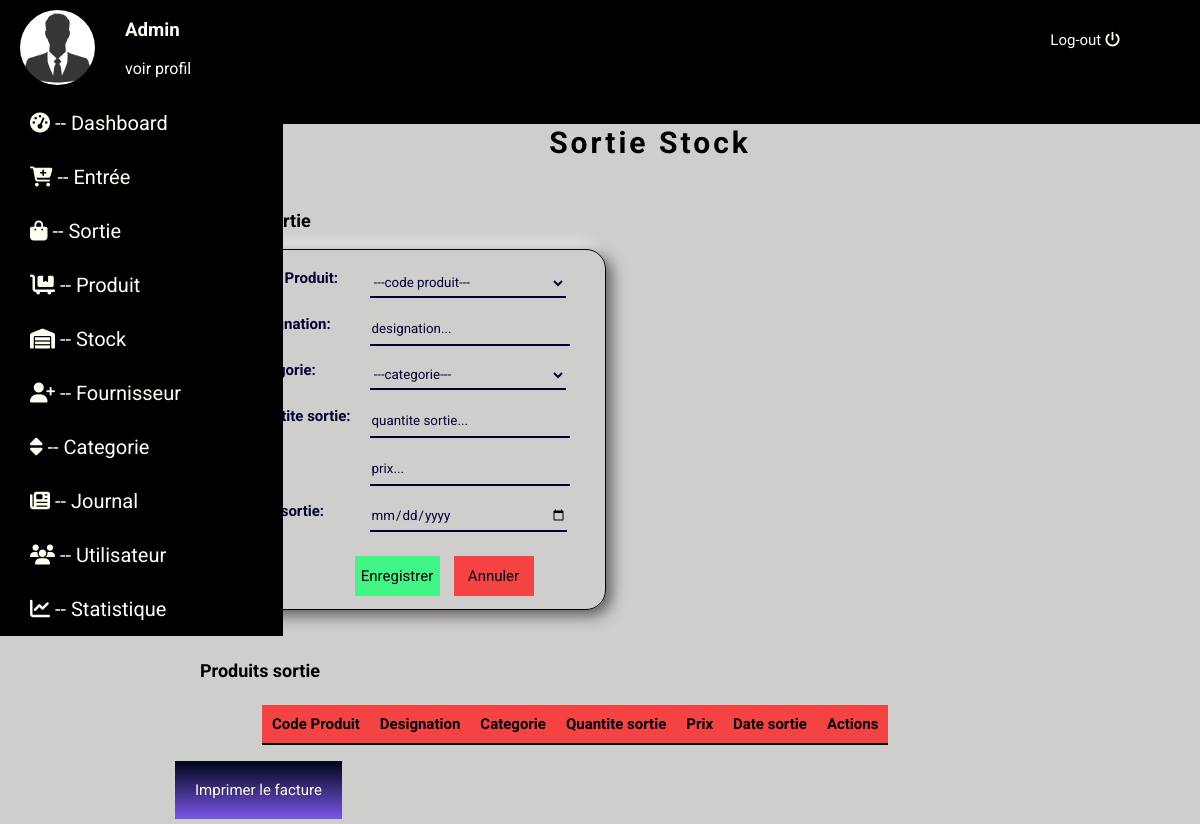
Page /sortie.php on the earlier database version.
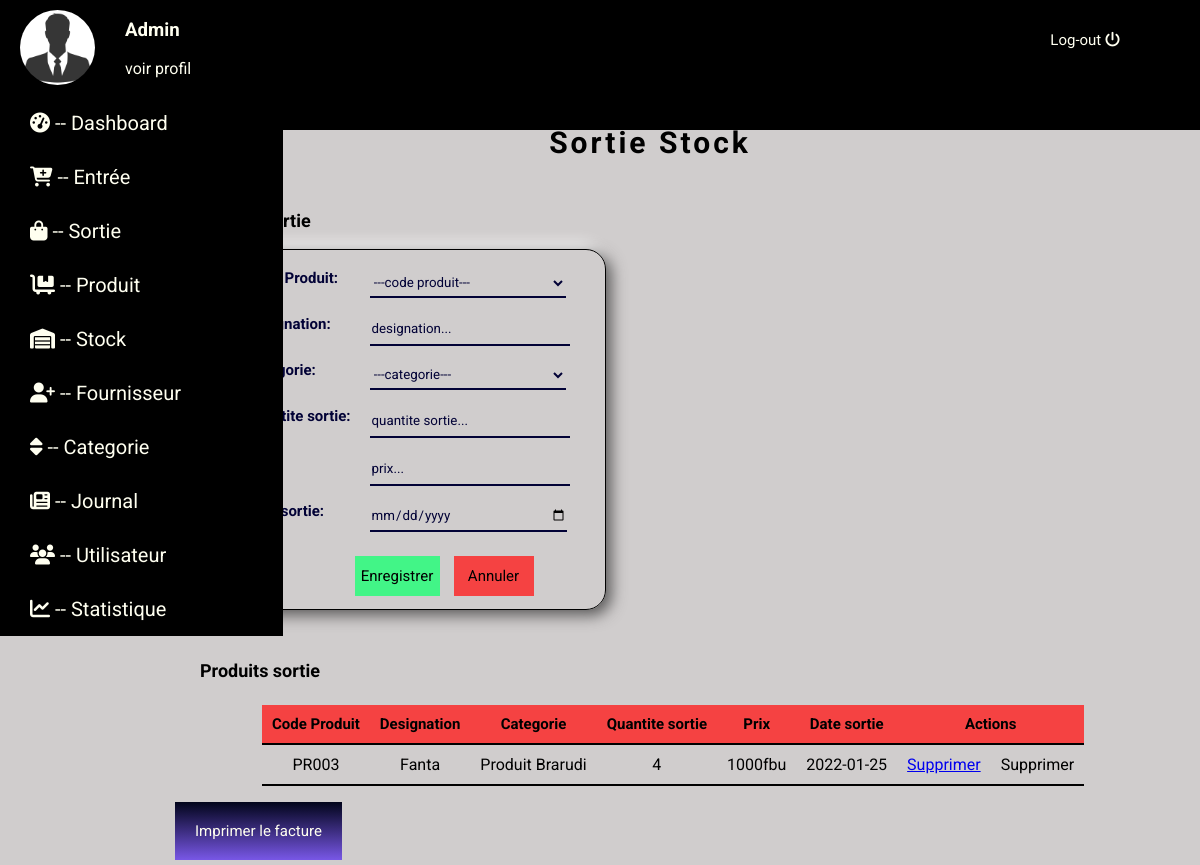
Same page on the later database version.
### tables this page shows
CREATE TABLE IF NOT EXISTS `sortiestock` (
  `id_sortie` int(11) NOT NULL AUTO_INCREMENT,
  `codepro` varchar(255) NOT NULL,
  `designation` varchar(250) NOT NULL,
  `categorie` varchar(255) NOT NULL,
  `qte_sortie` int(10) NOT NULL,
  `Prix_Achat` varchar(255) NOT NULL,
  `date_sortie` date NOT NULL,
  PRIMARY KEY (`id_sortie`),
  KEY `codepro` (`codepro`)
);

### sortie.php (the view, shortened to what the changed rows need)
<?php
include("database.php");
?>
<!DOCTYPE html>
<html lang="fr">
<head>
    <link rel="stylesheet" href="css/style.css">
</head>
<body>
    <div id="boody">
    <section id="section">
        <h2 class="title-sort">Sortie Stock</h2>
        <div class="table2">
            <fieldset class="fieldset2">
                <form action="" method="post">
                <table>
                    <tr>
                        <th class="th-sort">Code Produit:</th>
                    </tr>
                    <tr>
                        <th class="th-sort">Designation:</th>
                    </tr>
                    <tr>
                        <th class="th-sort">Categorie:</th>
                    </tr>
                    <tr>
                        <th class="th-sort">Quantite sortie:</th>
                    </tr>
                    <tr>
                        <th class="th-sort">Prix:</th>
                    </tr>
                    <tr>
                        <th class="th-sort">Date sortie:</th>
                    </tr>
                    <tr>
                        <th></th>
                    </tr>
                </table>
                </form>
            </fieldset>
        </div>
        <?php
            $recup=$bdd->query("SELECT * FROM sortiestock ORDER BY id_sortie ASC");
        ?>
        <div class="recup-sort">
            <fieldset class="fieldset3">
            <table class="table02">
                   <thead class="thead-sort">
                       <tr>
                           <th class="th2-sort">Code Produit</th>
                           <th class="th2-sort">Designation</th>
                           <th class="th2-sort">Categorie</th>
                           <th class="th2-sort">Quantite sortie</th>
                           <th class="th2-sort">Prix</th>
                           <th class="th2-sort">Date sortie</th>
                           <th class="th2-sort"colspan="2">Actions</th>
                       </tr>
                   </thead>
                   <tbody class="tbody-sort">
                       <?php
                        while($datarecup=$recup->fetch()){
                       ?>
                       <tr>
                           <td class="td-sort"><?php echo $datarecup["codepro"]?></td>
                           <td class="td-sort"><?php echo $datarecup["designation"]?></td>
                           <td class="td-sort"><?php echo $datarecup["categorie"]?></td>
                           <td class="td-sort"><?php echo $datarecup["qte_sortie"]?></td>
                           <td class="td-sort"><?php echo $datarecup["Prix_Achat"]?></td>
                           <td class="td-sort"><?php echo $datarecup["date_sortie"]?></td>
                           <td class="td-sort"><a href="sortie.php?supp=<?php echo $datarecup["id_sortie"]?>">Supprimer</a></td>
                           <td class="td-sort">Supprimer</td>
                       </tr>
                       <?php
                            }
                           ?>
                   </tbody>
                </table>
            </fieldset>
        </div>
    </section>
    </div>
</body>
</html>

Differences in the rows shown:
added sortiestock: codepro "PR003", designation "Fanta", categorie "Produit Brarudi", qte_sortie "4", Prix_Achat "1000fbu", date_sortie "2022-01-25"
